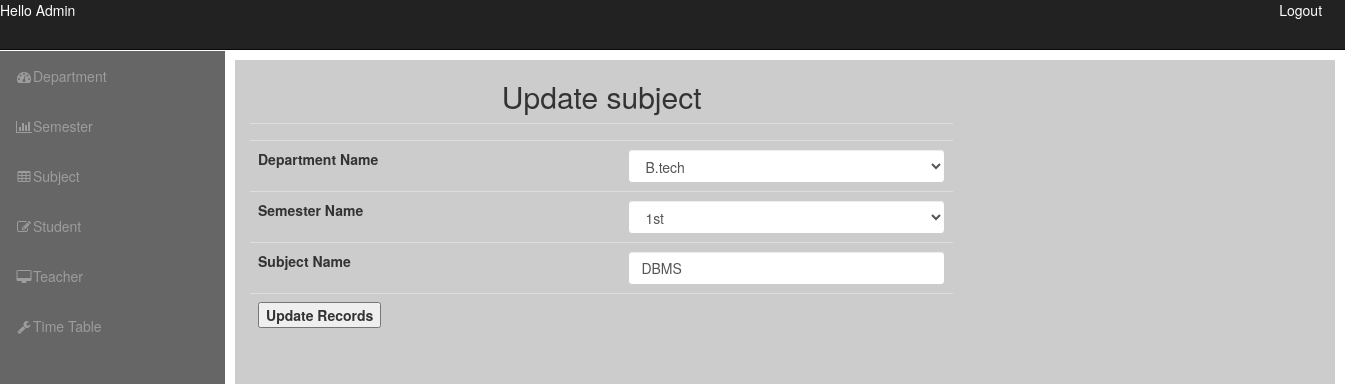
Page /admin/admindashboard.php?info=updatesubject&subject_id=1 on the committed database.
### tables this page shows
CREATE TABLE `subject` (
  `subject_id` int(11) NOT NULL,
  `subject_name` varchar(20) DEFAULT NULL,
  `sem_id` int(11) NOT NULL,
  `department_id` int(11) NOT NULL
);

CREATE TABLE `department` (
  `department_id` int(11) NOT NULL,
  `department_name` varchar(50) NOT NULL
);

CREATE TABLE `semester` (
  `sem_id` int(11) NOT NULL,
  `semester_name` varchar(20) DEFAULT NULL,
  `department_id` int(11) NOT NULL
);

### admin/updatesubject.php (the view, shortened to what this page needs)
<?php
$subject_id=$_REQUEST['subject_id'];
$q=mysqli_query($con,"select * from subject where subject_id='$subject_id'");
$res=mysqli_fetch_assoc($q);
extract($_POST);
?>
<div class="row">
<div class="col-sm-8">
<h2>Update subject</h2>
<form method="POST" enctype="multipart/form-data">
  <table border="0" class="table">
  <tr>
  <td colspan="2"><?php echo @$err; ?></td>
  </tr>
   <tr>
    <th width="237" scope="row">Department Name </th>
    <td width="213">
	<select name="course" id="courseid" onChange="showSemester(this.value)" class="form-control">
	<?php
	$cou=mysqli_query($con,"select * from department");
	while($c=mysqli_fetch_array($cou))
	{
	$c_id=$c[0];
	?>
	<option value='<?php echo $c_id; ?>' <?php if($c_id==$res['department_id']){echo "selected";} ?>>
	<?php echo $c[1]; ?>
	</option>
	<?php
	}
	?>
    </select>
	</td>
	</tr>
   <tr>
    <th width="237" scope="row">Semester Name </th>
    <td width="213">
	<select name="s" id="semester" class="form-control">
	<?php
	$sem=mysqli_query($con,"select * from semester where department_id='".$res['department_id']."'");
	while($s=mysqli_fetch_array($sem))
	{
	$s_id=$s[0];
	?>
	<option value='<?php echo $s_id; ?>' <?php if($s_id==$res['sem_id']){echo "selected";} ?>>
	<?php echo $s[1]; ?>
	</option>
	<?php
	}
	?>
    </select>
	</td>
	</tr>
   <tr>
    <th width="237" scope="row">Subject Name </th>
    <td width="213"><input type="text" name="subname" class="form-control" value="<?php echo $res['subject_name'];?>"/></td>
  </tr>
   <tr>
    <th colspan="2" scope="row" align="center">
<input type="submit" value="Update Records" name="update"/>
	</th>
  </tr>
</table>
</form>
</div>
</div>

### admin/css/sb-admin.css (style rules this page uses)
body { margin-top: 100px; }
@media (min-width:768px) { body { margin-top: 50px; } }

### rows in the picture
subject: course "B.tech", s "1st", subname "DBMS"
